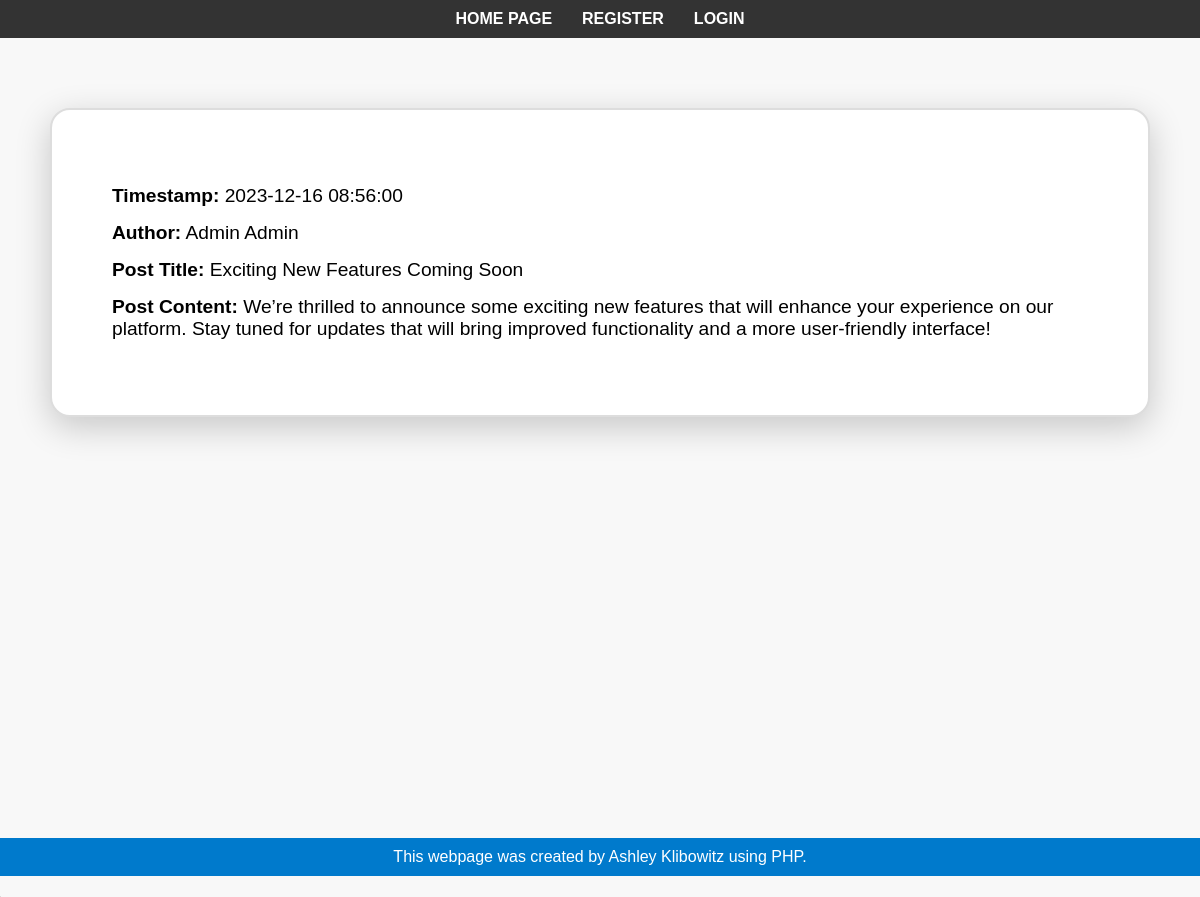
Screenshot of /view_blogpost.php?blogpost_id=10 with the database file from the repository.
### tables this page shows
CREATE TABLE `blogposts` (
  `blogpost_id` int NOT NULL,
  `user_id` int NOT NULL,
  `blogpost_title` varchar(255) NOT NULL,
  `blogpost_body` text NOT NULL,
  `blogpost_timestamp` timestamp NOT NULL DEFAULT CURRENT_TIMESTAMP
);

CREATE TABLE `users` (
  `user_id` int NOT NULL,
  `first_name` varchar(255) NOT NULL,
  `last_name` varchar(255) NOT NULL,
  `email` varchar(255) NOT NULL,
  `pass` char(64) NOT NULL,
  `registration_date` timestamp NOT NULL DEFAULT CURRENT_TIMESTAMP,
  `bio` text
);

### view_blogpost.php (the view, shortened to what this page needs)
<?php
include('header.php');
?>
<head>
    <link rel="stylesheet" type="text/css" href="styles.css">
</head>
<div class="view-blogpost-page">
    <?php
    if (isset($_GET['blogpost_id'])) {
        $blogpost_id = (int) $_GET['blogpost_id'];
        require('mysqli_connect.php');
        mysqli_select_db($dbc, 'klibowi2_capstone');
        $q = "SELECT blogpost_title, blogpost_body, blogpost_timestamp, user_id FROM blogposts WHERE blogpost_id = $blogpost_id";
        $r = @mysqli_query($dbc, $q);
        $post = mysqli_fetch_array($r, MYSQLI_ASSOC);
        if ($post) {
            $q_author = "SELECT first_name, last_name FROM users WHERE user_id = " . $post['user_id'];
            $r_author = @mysqli_query($dbc, $q_author);
            $author = mysqli_fetch_array($r_author, MYSQLI_ASSOC);
            echo '<div class="blogpost-container">';
            echo '<p><strong>Timestamp:</strong> ' . $post['blogpost_timestamp'] . '</p>';
            echo '<p><strong>Author:</strong> ' . $author['first_name'] . ' ' . $author['last_name'] . '</p>';
            echo '<p><strong>Post Title:</strong> ' . $post['blogpost_title'] . '</p>';
            echo '<p><strong>Post Content:</strong> ' . $post['blogpost_body'] . '</p>';
            echo '</div>';
        } else {
            echo '<p class="error">Blog post not found.</p>';
        }
    } else {
        echo '<p class="error">No blog post ID provided.</p>';
    }
    ?>
</div>
<?php include('footer.php'); ?>

### header.css (style rules this page uses)
body { font-family: Arial, sans-serif; margin: 0; padding: 0; background-color: #f4f4f4; }

### styles.css (style rules this page uses)
.view-blogpost-page { display: flex; flex-direction: column; min-height: 100vh; }
.view-blogpost-page .blogpost-container { max-width: 1100px; margin: 70px auto; padding: 60px; background-color: #ffffff; border-radius: 20px; box-shadow: 0 10px 35px rgba(0, 0, 0, 0.2); border: 2px solid #ddd; transition: transform 0.3s ease, box-shadow 0.3s ease; }
.view-blogpost-page .blogpost-container::before { content: ''; position: absolute; top: -5px; left: -5px; width: calc(100% + 10px); height: calc(100% + 10px); background-color: #f8f8f8; border-radius: 20px; box-shadow: 0 4px 15px rgba(0, 0, 0, 0.1); z-index: -1; border: 1px solid #ccc; }
.view-blogpost-page .blogpost-container p { font-size: 1.2em; margin: 15px 0; }

### footer.css (style rules this page uses)
* { margin: 0; padding: 0; box-sizing: border-box; }

### rows the page displays
blogposts: blogpost_timestamp "2023-12-16 08:56:00", blogpost_title "Exciting New Features Coming Soon", blogpost_body "We’re thrilled to announce some exciting new features that will enhance your experience on our platform. Stay tuned for updates that will bring improved functionality and a more user-friendly interface!"
users: first_name "Admin", last_name "Admin"
